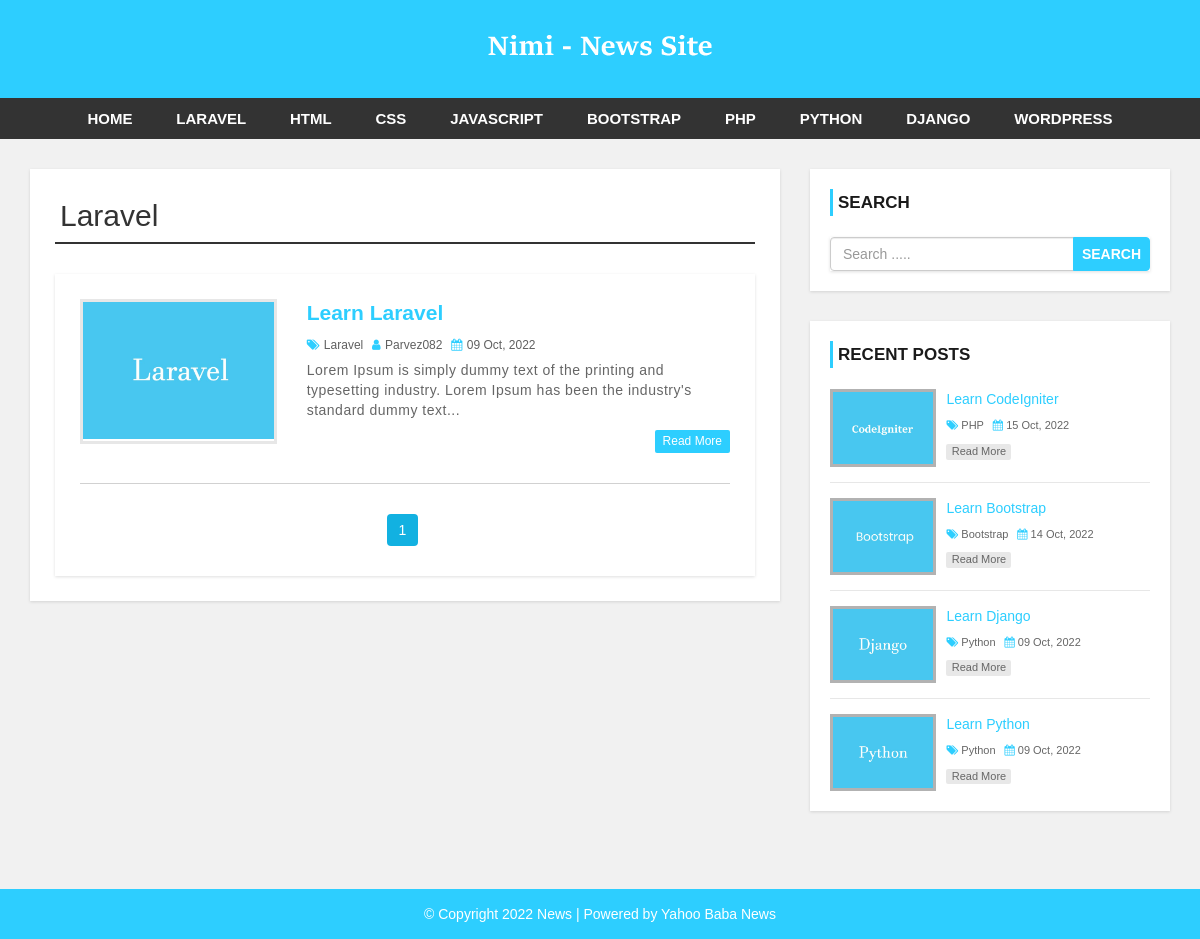
Screenshot of /category.php?cat=42 with the database file from the repository.
### tables this page shows
CREATE TABLE `settings` (
  `id` int(11) NOT NULL,
  `websitename` varchar(60) NOT NULL,
  `logo` varchar(50) NOT NULL,
  `footerdesc` varchar(255) NOT NULL
);

CREATE TABLE `category` (
  `category_id` int(11) NOT NULL,
  `category_name` varchar(100) NOT NULL,
  `post` int(11) NOT NULL DEFAULT 0
);

CREATE TABLE `post` (
  `post_id` int(11) NOT NULL,
  `title` varchar(100) NOT NULL,
  `description` text NOT NULL,
  `category` varchar(100) NOT NULL,
  `post_date` varchar(50) NOT NULL,
  `author` int(11) NOT NULL,
  `post_img` varchar(100) NOT NULL
);

CREATE TABLE `user` (
  `user_id` int(10) UNSIGNED NOT NULL,
  `first_name` varchar(30) NOT NULL,
  `last_name` varchar(30) NOT NULL,
  `username` varchar(30) DEFAULT NULL,
  `password` varchar(40) DEFAULT NULL,
  `role` int(11) NOT NULL
);

### category.php (the view, shortened to what this page needs)
<?php
    include 'header.php';
    include 'config.php';
?>
    <div id="main-content">
      <div class="container">
        <div class="row">
            <div class="col-md-8">
                <div class="post-container">
                  <?php
                    $cat_id = $_GET['cat'];
                    $catName = "SELECT * FROM category WHERE category_id = {$cat_id}";
                    $catNameResult = mysqli_query($conn,$catName);
                    if (mysqli_num_rows($catNameResult)>0) {
                      while ($cat = mysqli_fetch_assoc($catNameResult)) {?>
                        <h2 class="page-heading"><?php echo $cat['category_name']; ?></h2>
                      <?php }
                    }
                  ?>
                    <div class="post-container">
                      <div class="post-content">
                          <?php
                              $cat_id = $_GET['cat'];
                              $limit = 3;
                              if (isset($_GET['page'])) {
                                  $page = $_GET['page'];
                              }else{
                                  $page = 1;
                              }
                              $offset = ($page-1)*$limit;
                              $readPost = "SELECT post.post_id, post.title, post.description, post.post_date, post.post_img, category.category_name, category.category_id, user.username, user.user_id FROM post LEFT JOIN category ON post.category=category.category_id LEFT JOIN user ON post.author=user.user_id WHERE category_id = {$cat_id} LIMIT {$offset},{$limit}";
                              $readPostResult = mysqli_query($conn,$readPost);
                              if (mysqli_num_rows($readPostResult)>0) {
                                  while ($post = mysqli_fetch_assoc($readPostResult)) {?>
                                        <div class="row">
                                            <div class="col-md-4">
                                                <a class="post-img" href="single.php?id=<?php echo $post['post_id']; ?>"><img src="admin/upload/<?php echo $post['post_img']?>" alt=""/></a>
                                            </div>
                                            <div class="col-md-8">
                                                <div class="inner-content clearfix">
                                                    <h3><a href='single.php?id=<?php echo $post['post_id']; ?>'><?php echo $post['title']?></a></h3>
                                                    <div class="post-information">
                                                        <span>
                                                            <i class="fa fa-tags" aria-hidden="true"></i>
                                                            <a><?php echo $post['category_name']; ?></a>
                                                        </span>
                                                        <span>
                                                            <i class="fa fa-user" aria-hidden="true"></i>
                                                            <a href='author.php?author=<?php echo $post["user_id"]; ?>'><?php echo $post['username']; ?></a>
                                                        </span>
                                                        <span>
                                                            <i class="fa fa-calendar" aria-hidden="true"></i>
                                                            <?php echo $post['post_date']; ?>
                                                        </span>
                                                    </div>
                                                    <p class="description"><?php echo substr($post['description'], 0,130); ?>...</p>
                                                    <a class='read-more pull-right' href='single.php?id=<?php echo $post['post_id']?>'>read more</a>
                                                </div>
                                            </div>
                                        </div>
                                      <?php }
                                  }else{
                                      echo "No Post Found.";
                                  }
                              ?>
                        </div>
                        <ul class='pagination'>
                            <?php
                              $cat_id = $_GET['cat'];
                              $paginationQuery = "SELECT post.post_id, post.title, post.description, post.post_date, post.post_img, category.category_name, user.username FROM post LEFT JOIN category ON post.category=category.category_id LEFT JOIN user ON post.author=user.user_id WHERE category_id = {$cat_id}";
                              $paginationQResult = mysqli_query($conn,$paginationQuery);
                              if ($paginate = mysqli_num_rows($paginationQResult)) {
                                  $totalRecords = mysqli_num_rows($paginationQResult);
                                  $totalPages = ceil($totalRecords/$limit);
                                  if ($page > 1) { ?>
                                  <?php }
                                  for ($i=1; $i <=$totalPages; $i++) {
                                    if ($i==$page) {?>
                                      <li class="active"><a href="category.php?cat=<?php echo $user_id; ?>&page=<?php echo $i; ?>"><?php echo $i; ?></a></li>
                                    <?php }else{?>
                                      <li><a href="category.php?cat=<?php echo $user_id; ?>&page=<?php echo $i; ?>"><?php echo $i; ?></a></li>
                                    <?php }
                                  }
                                  if ($totalPages > $page) { ?>
                                  <?php }
                              }
                            ?>
                        </ul>
                    </div>
                </div>
            </div>
            <?php include 'sidebar.php'; ?>
        </div>
      </div>
    </div>
<?php include 'footer.php'; ?>

### header.php (shortened to what this page needs)
<?php
  include 'config.php';
?>
<!DOCTYPE html>
<html lang="en">
<head>
    <link rel="stylesheet" href="css/bootstrap.min.css" />
    <link rel="stylesheet" href="css/font-awesome.css">
    <link rel="stylesheet" href="css/style.css">
</head>
<body>
<div id="header">
    <div class="container">
        <div class="row">
            <div class=" col-md-offset-4 col-md-4">
              <?php
                $settingRead = "SELECT * FROM settings";
                $settingRResult = mysqli_query($conn,$settingRead) or die("Post Read Query Failed");
                if (mysqli_num_rows($settingRResult)>0) {
                  while ($setting = mysqli_fetch_assoc($settingRResult)) {?>
                  <a href="index.php" id="logo"><img src="admin/upload/<?php echo $setting['logo']; ?>"></a>
                  <?php }
                }
              ?>
            </div>
        </div>
    </div>
</div>
<div id="menu-bar">
    <div class="container">
        <div class="row">
            <div class="col-md-12">
                <ul class='menu'>
                    <li><a href='index.php'>Home</a></li>
                    <?php
                        $allCat = "SELECT * FROM category";
                        $allCatQuery = mysqli_query($conn,$allCat);
                        if (mysqli_num_rows($allCatQuery)>0) {
                            while ($cat = mysqli_fetch_assoc($allCatQuery)) { ?>
                                <li><a href='category.php?cat=<?php echo $cat['category_id']; ?>'><?php echo $cat['category_name']; ?></a></li>
                            <?php }
                        }
                    ?>
                </ul>
            </div>
        </div>
    </div>
</div>

### sidebar.php
<div id="sidebar" class="col-md-4">
    <div class="search-box-container">
        <h4>Search</h4>
        <form class="search-post" action="search.php" method ="GET">
            <div class="input-group">
                <input type="text" name="search" class="form-control" placeholder="Search .....">
                <span class="input-group-btn">
                    <button type="submit" class="btn btn-danger">Search</button>
                </span>
            </div>
        </form>
    </div>
    <div class="recent-post-container">
        <h4>Recent Posts</h4>
    <?php
    $readPost = "SELECT post.post_id, post.title, post.post_date, post.post_img, category.category_name, category.category_id FROM post LEFT JOIN category ON post.category=category.category_id ORDER BY post.post_id DESC LIMIT 4";
    $readPostResult = mysqli_query($conn,$readPost);
    if (mysqli_num_rows($readPostResult)>0) {
        while ($post = mysqli_fetch_assoc($readPostResult)) {?>
        <div class="recent-post">
            <a class="post-img" href="">
                <img src="admin/upload/<?php echo $post['post_img']; ?>" alt=""/>
            </a>
            <div class="post-content">
                <h5><a href="single.php?id=<?php echo $post['post_id']; ?>"><?php echo $post['title']; ?></a></h5>
                <span>
                    <i class="fa fa-tags" aria-hidden="true"></i>
                    <a href='category.php?cat=<?php echo $post['category_id']; ?>'><?php echo $post['category_name']; ?></a>
                </span>
                <span>
                    <i class="fa fa-calendar" aria-hidden="true"></i>
                    <?php echo $post['post_date']; ?>
                </span>
                <a class="read-more" href="single.php?id=<?php echo $post['post_id']; ?>">read more</a>
            </div>
        </div>
        <?php }
    }
    ?>
    </div>
</div>

### footer.php
<div id ="footer">
    <div class="container">
        <div class="row">
            <div class="col-md-12">
              <?php
                $settingRead = "SELECT * FROM settings";
                $settingRResult = mysqli_query($conn,$settingRead) or die("Post Read Query Failed");
                if (mysqli_num_rows($settingRResult)>0) {
                  while ($setting = mysqli_fetch_assoc($settingRResult)) {?>
                <span><?php echo $setting['footerdesc']; ?></span>
                  <?php }
                }
              ?>
            </div>
        </div>
    </div>
</div>
</body>
</html>

### css/style.css (style rules this page uses)
body { background: #f1f1f1; font-family: sans-serif,arial,Helvetica; }
a, a:hover, a:focus { text-decoration: none; outline: none; }
ul { margin:0; padding:0; list-style:none; }
h2.page-heading { margin: 5px 0 30px; padding: 0 5px 10px; border-bottom: 2px solid #333; }
form { background: #fff; padding: 25px; box-shadow:0 1px 3px rgba(0, 0, 0, 0.13); }
#header { background: #2dceff; text-align: center; padding: 15px; }
#logo { display: inline-block; width: 65%; }
#logo img { width: 100%; }
#menu-bar { background: #333; text-align: center; }
#menu-bar .menu > li { display: inline-block; }
.menu > li > a { padding: 10px 20px; display: block; text-transform: uppercase; color: #fff; font-size: 15px; font-weight:600; transition:all 0.5s ease 0s; }
#main-content { padding: 30px 0; min-height: 750px; }
#main-content .post-container { background-color: #fff; padding: 25px; box-shadow: 0 1px 3px rgba(0, 0, 0, 0.13); }
#main-content .post-content { border-bottom: 1px solid #d1d1d1; padding: 0 0 30px; margin-bottom:30px; }
#main-content .post-content img { width: 100%; }
#main-content .post-content .post-img { border: 3px solid #e7e7e7; display: block; height: 145px; overflow: hidden; transition: border .3s; }
#main-content .post-content h3 { font-size: 21px; line-height: 28px; font-weight: 600; margin: 0 0 7px; }
#main-content .post-content h3 a { color: #2dceff; transition:all 0.3s; }
#main-content .post-content .post-information span { color: #606060; font-size: 12px; text-transform: capitalize; margin: 0 5px 5px 0; display: inline-block; }
#main-content .post-content .post-information i { color: #2dceff; margin-right: 1px; }
#main-content .post-content .post-information a { color: #606060; text-decoration: none; }
#main-content .post-content p, #main-content .single-post p { color: #666; font-size: 14px; letter-spacing: 0.5px; margin:0 0 10px; }
#main-content .post-content a.read-more { color: #fff; background-color: #2dceff; font-size: 12px; text-transform: capitalize; padding: 3px 8px; border-radius: 2px; transition: all 0.3s; }
.pagination { display: block; text-align: center; margin: 0; }
.pagination li { display:inline-block; margin: 0 5px 0 0; }
.pagination li a { border: none; background: #2dceff; color: #fff; }
i.fa { color:#222; }
#sidebar h4 { color: #1A1A1A; font-size: 17px; line-height: 27px; font-weight:600; text-transform: uppercase; padding: 0 0 0 5px; margin: 0 0 21px; border-left: 3px solid #2dceff; }
#sidebar .search-box-container { background-color: #fff; padding: 20px; margin: 0 0 30px; box-shadow: 0 1px 3px rgba(0, 0, 0, 0.13); }
#sidebar .search-post { padding: 0; }
#sidebar .search-post input { color: #606060; }
#sidebar .search-post .btn { font-weight: 600; text-transform: uppercase; padding: 6px 8px; background-color: #2dceff; border-color: #2dceff; outline: none; }
#sidebar .recent-post-container { padding: 20px; background: #fff; box-shadow: 0 1px 3px rgba(0, 0, 0, 0.13); }
#sidebar .recent-post { border-bottom: 1px solid #e7e7e7; padding: 0 0 15px; margin: 0 0 15px; }
#sidebar .recent-post:last-child { margin: 0; padding: 0; border: none; }
#sidebar .recent-post .post-img { display: inline-block; width: 33%; border: 3px solid rgba(0,0,0,0.3); vertical-align: top; transition: border .3s; }
#sidebar .recent-post .post-img img { width: 100%; }
#sidebar .recent-post .post-content { width: 65%; display: inline-block; border: none; padding: 0 0 0 7px; margin: 0; }
#sidebar .recent-post h5 { font-size: 14px; line-height: 20px; margin: 0 0 5px; }
#sidebar .recent-post h5 a { color: #2dceff; }
#sidebar .recent-post span { color: #666; font-size: 11px; display: inline-block; margin: 0 5px 10px 0; }
#sidebar .recent-post span a { color: #666; }
#sidebar .recent-post span i { color: #2dceff; }
#sidebar .recent-post a.read-more { color: #666; background-color: rgba(0,0,0,0.09); width: 65px; font-size: 11px; text-align: center; padding: 0; display: block; transition: all 0.3s; }
#footer { color: #fff; padding:15px 0; text-align:center; background-color:#2dceff; }
#footer a { color:#fff; }

### rows the page displays
settings: logo (picture), footerdesc "© Copyright 2022 News | Powered by Yahoo Baba News"
category: category_name "LARAVEL", category_name "Laravel"
category: category_name "HTML"
category: category_name "CSS"
category: category_name "JAVASCRIPT"
category: category_name "BOOTSTRAP"
category: category_name "PHP"
category: category_name "PYTHON"
category: category_name "DJANGO"
category: category_name "WORDPRESS"
post: post_img (picture), title "Learn Laravel", category.category_name "Laravel", user.username "Parvez082", post_date "09 Oct, 2022", description "Lorem Ipsum is simply dummy text of the printing and typesetting industry. Lorem Ipsum has been the industry's standard dummy text"
post: post_img (picture), title "Learn CodeIgniter", category.category_name "PHP", post_date "15 Oct, 2022"
post: post_img (picture), title "Learn Bootstrap", category.category_name "Bootstrap", post_date "14 Oct, 2022"
post: post_img (picture), title "Learn Django", category.category_name "Python", post_date "09 Oct, 2022"
post: post_img (picture), title "Learn Python", category.category_name "Python", post_date "09 Oct, 2022"
